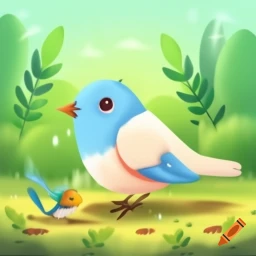
#> input picture assets/_dEyvqgZQx-oYruW9mrwTw.webp, 256 x 256 px
$ python -i game_engine.py   (imports and definitions only)
#> lines starting #> are read from the running program, lines starting #| are printed output that depends on the picture; after the words box and inside, x2 and y2 are one past the last pixel; in counts of white or black regions, pixels touching at a corner belong together
#> further down, picture is the input picture: shape (256, 256, 3); mean B, G, R 131, 205, 164.1
import cv2
import numpy as np
import random
import time
import os
import traceback
import math

class CropPlot:
    def __init__(self, img_path, x, y, screen_width, screen_height):
        try:
            self.original_img = cv2.imread(img_path, cv2.IMREAD_UNCHANGED)

            if self.original_img is None:
                self.img = np.zeros((80, 80, 4), dtype=np.uint8)
                self.img[:, :, 0] = 50
                self.img[:, :, 1] = 170
                self.img[:, :, 2] = 100
                self.img[:, :, 3] = 255

                cv2.rectangle(self.img, (20, 40), (60, 70), (20, 120, 30), -1)
                cv2.rectangle(self.img, (30, 20), (50, 40), (20, 200, 50), -1)
            elif self.original_img.shape[2] == 3:
                self.original_img = cv2.cvtColor(self.original_img, cv2.COLOR_BGR2BGRA)
                self.img = cv2.resize(self.original_img, (80, 80))
            else:
                self.img = cv2.resize(self.original_img, (80, 80))

            self.width, self.height = self.img.shape[1], self.img.shape[0]
            self.screen_width, self.screen_height = screen_width, screen_height

            self.x = x
            self.y = y

            self.max_health = 3
            self.health = self.max_health

            self.is_being_hit = False
            self.hit_timer = 0
            self.hit_duration = 8

            self.health_colors = [
                (0, 0, 255),
                (0, 165, 255),
                (0, 255, 0)
            ]

            self.is_targeted = False
            self.target_pulse = 0

        except Exception as e:
            print(f"Error creating crop: {e}")
            traceback.print_exc()
            self.img = np.zeros((80, 80, 4), dtype=np.uint8)
            cv2.rectangle(self.img, (20, 40), (60, 70), (20, 120, 30), -1)
            cv2.rectangle(self.img, (30, 20), (50, 40), (20, 200, 50), -1)
            self.img[:, :, 3] = 255

            self.width, self.height = 80, 80
            self.screen_width, self.screen_height = screen_width, screen_height
            self.x, self.y = x, y
            self.max_health = 3
            self.health = self.max_health
            self.is_being_hit = False
            self.hit_timer = 0
            self.hit_duration = 8
            self.health_colors = [(0, 0, 255), (0, 165, 255), (0, 255, 0)]
            self.is_targeted = False
            self.target_pulse = 0

    # [15 lines left out: functions update, take_damage, not called in this run]

    def heal(self, amount=1):
        self.health = min(self.max_health, self.health + amount)

    def is_destroyed(self):
        return self.health <= 0

    def get_health_color(self):
        index = min(self.health, len(self.health_colors) - 1)
        return self.health_colors[index]

class Enemy:
    # [180 lines left out: functions __init__, set_target_crop, update_target_direction, update, not called in this run]

    def start_hit_animation(self):
        self.is_being_hit = True
        self.hit_timer = 0

    # [33 lines left out: functions start_death_animation, is_hit, is_colliding_with_crop, not called in this run]

class Farmer:
    def __init__(self, img_path, screen_width, screen_height):
        try:
            self.original_img = cv2.imread(img_path, cv2.IMREAD_UNCHANGED)

            if self.original_img is None:
                self.original_img = np.zeros((120, 120, 4), dtype=np.uint8)
                cv2.rectangle(self.original_img, (40, 40), (80, 90), (0, 0, 255, 255), -1)
                cv2.circle(self.original_img, (60, 30), 20, (0, 0, 255, 255), -1)
                print(f"Created fallback farmer image as {img_path} was not found")
                self.img = self.original_img
            elif self.original_img.shape[2] == 3:
                self.original_img = cv2.cvtColor(self.original_img, cv2.COLOR_BGR2BGRA)
                self.img = cv2.resize(self.original_img, (120, 120))
            else:
                self.img = cv2.resize(self.original_img, (120, 120))

            self.width, self.height = self.img.shape[1], self.img.shape[0]
            self.screen_width, self.screen_height = screen_width, screen_height

            self.x = screen_width // 2 - self.width // 2
            self.y = screen_height // 2 - self.height // 2

            self.is_moving = False
            self.move_timer = 0
            self.move_duration = 10
            self.move_direction = None
            self.original_x = self.x
            self.original_y = self.y

            self.is_attacking = False
            self.attack_timer = 0
            self.attack_duration = 5

            self.has_superpower = False
            self.superpower_timer = 0
            self.superpower_duration = 300
            self.superpower_multiplier = 3.0

        except Exception as e:
            print(f"Error creating farmer: {e}")
            traceback.print_exc()
            self.img = np.zeros((100, 100, 4), dtype=np.uint8)
            cv2.circle(self.img, (50, 50), 40, (0, 0, 255, 255), -1)
            self.width, self.height = 100, 100
            self.screen_width, self.screen_height = screen_width, screen_height
            self.x = screen_width // 2 - self.width // 2
            self.y = screen_height // 2 - self.height // 2
            self.is_moving = False
            self.move_timer = 0
            self.move_duration = 10
            self.move_direction = None
            self.original_x = self.x
            self.original_y = self.y
            self.is_attacking = False
            self.attack_timer = 0
            self.attack_duration = 5
            self.has_superpower = False
            self.superpower_timer = 0
            self.superpower_duration = 300
            self.superpower_multiplier = 3.0

    # [58 lines left out: functions update, move_by_direction, set_position, start_move_animation, not called in this run]

    def start_attack_animation(self):
        self.is_attacking = True
        self.attack_timer = 0

    # [4 lines left out: function activate_superpower, not called in this run]

class GameEngine:
    def __init__(self, assets_path='assets', game_duration=90):
#> called with assets_path = 'assets', game_duration = 90
        try:
            if not os.path.exists(assets_path):
                os.makedirs(assets_path, exist_ok=True)
                print(f"Created assets directory: {assets_path}")

            self.assets_path = assets_path
            bg_path = os.path.join(assets_path, 'background.png')
            farmer_path = os.path.join(assets_path, 'farmer.png')

            self.enemy_img_paths = []

            default_enemy_path = os.path.join(assets_path, 'enemy.png')
            if os.path.exists(default_enemy_path):
                self.enemy_img_paths.append(default_enemy_path)
                print(f"Found enemy image: {default_enemy_path}")

            enemy1_path = os.path.join(assets_path, 'enemy1.png')
            if os.path.exists(enemy1_path):
                self.enemy_img_paths.append(enemy1_path)
                print(f"Found enemy1 image: {enemy1_path}")

            if not self.enemy_img_paths:
                print("No enemy images found, will create enemies dynamically")
                self.enemy_img_paths = [default_enemy_path]

            self.crop_img_path = os.path.join(assets_path, 'crop.png')
            if not os.path.exists(self.crop_img_path):
                print(f"Crop image not found at: {self.crop_img_path}")
                print("Will create placeholder crop graphics")
            else:
                print(f"Found crop image at: {self.crop_img_path}")

            self.font = cv2.FONT_HERSHEY_SIMPLEX
            self.font_scale = 0.9
            self.font_thickness = 2

            if os.path.exists(bg_path):
                print(f"Loading background from: {bg_path}")
                self.background = cv2.imread(bg_path)
                if self.background is not None:
                    self.background = cv2.resize(self.background, (1280, 720))
            else:
                print(f"Background image not found at: {bg_path}")
                print("Creating placeholder background...")
                self.background = np.zeros((720, 1280, 3), dtype=np.uint8)

                self.background[:480, :] = (230, 180, 100)

                self.background[480:, :] = (100, 190, 50)

                cv2.circle(self.background, (100, 100), 60, (80, 200, 255), -1)
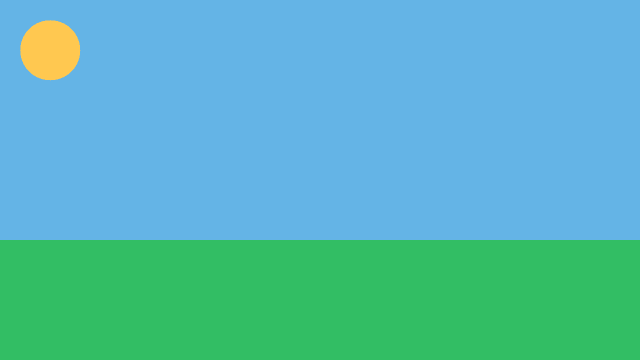
#> self.background: shape (720, 1280, 3) (shown at 1/2 size); mean of channels 0, 1, 2 184.8, 183.6, 85.2; drawn as B, G, R

                cv2.ellipse(self.background, (300, 150), (100, 40), 0, 0, 360, (240, 240, 240), -1)
                cv2.ellipse(self.background, (500, 100), (120, 50), 0, 0, 360, (240, 240, 240), -1)
                cv2.ellipse(self.background, (800, 180), (150, 60), 0, 0, 360, (240, 240, 240), -1)
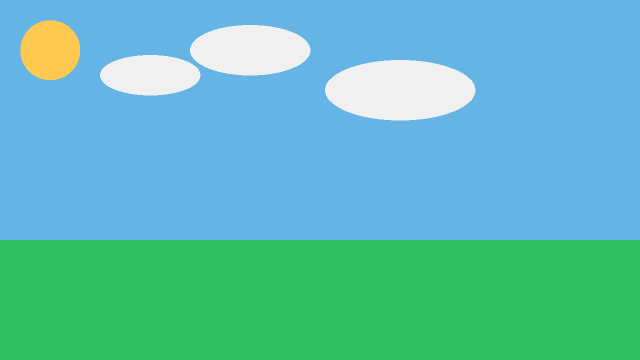
#> self.background: shape (720, 1280, 3) (shown at 1/2 size); mean of channels 0, 1, 2 185.5, 187.5, 94.4; drawn as B, G, R

                cv2.imwrite(bg_path, self.background)
                print(f"Saved placeholder background to: {bg_path}")

            self.width = self.background.shape[1]
            self.height = self.background.shape[0]

            self.farmer = Farmer(farmer_path, self.width, self.height)
#> in __init__, `cv2.rectangle(self.original_img, (40, 40), (80, 90), (0, 0, 255, 255),..`:
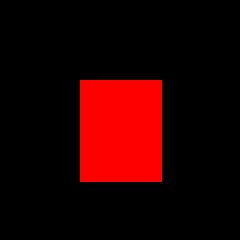
#> self.original_img: shape (120, 120, 4) (shown 2 times larger); mean of channels 0, 1, 2, 3 0, 0, 37, 37; drawn as B, G, R
#> in __init__, `cv2.circle(self.original_img, (60, 30), 20, (0, 0, 255, 255), -1)`:
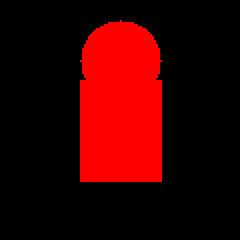
#> self.original_img: shape (120, 120, 4) (shown 2 times larger); 6.89% of pixels changed, all inside (x1, y1, x2, y2) = (40, 10, 81, 40); drawn as B, G, R
#> (the rest of the program and of its run is left out)
